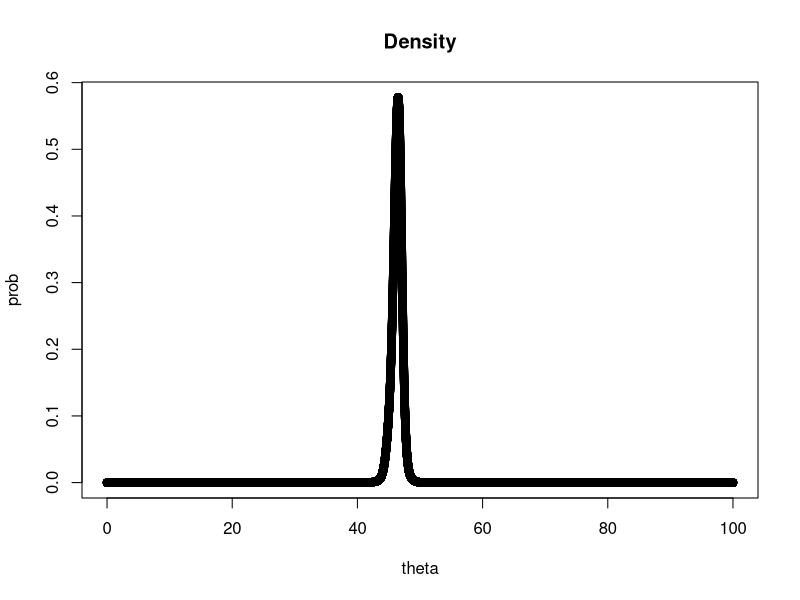
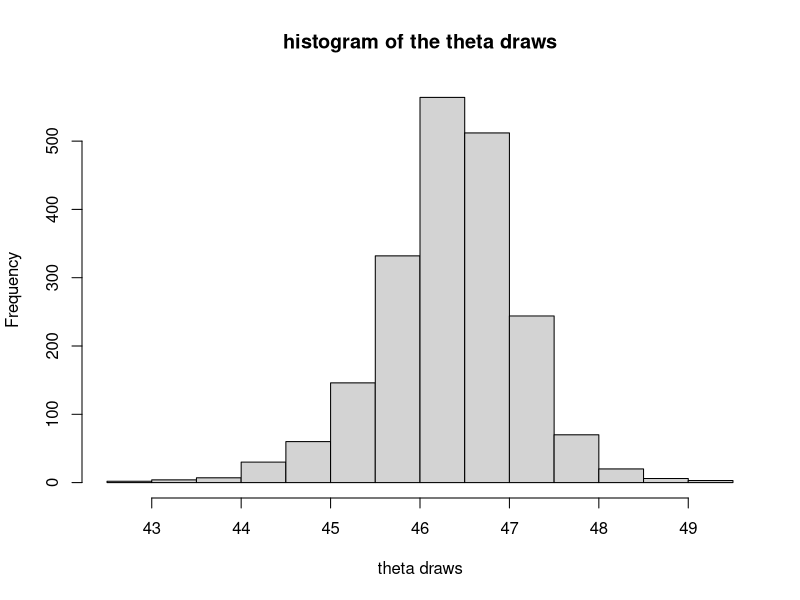
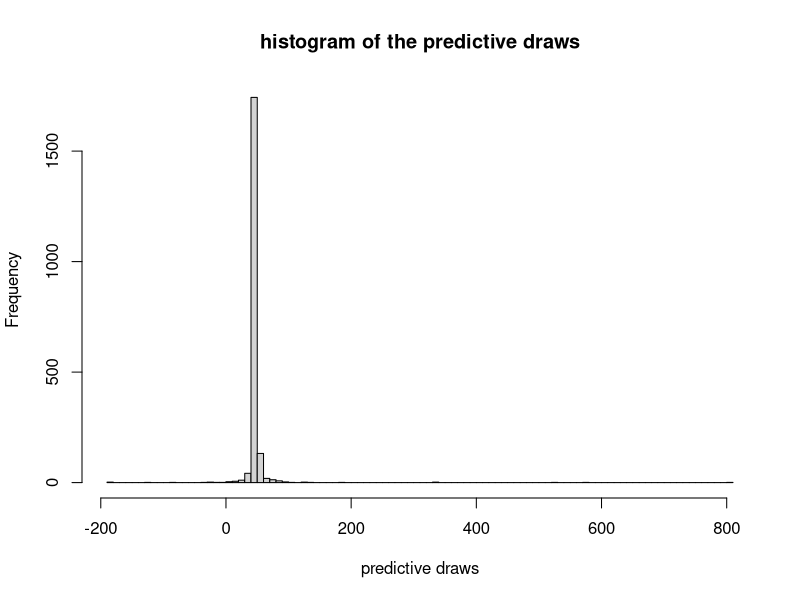

Write the R code that produced these figures, in order.
## ---- chunk 1
knitr::opts_chunk$set(echo = TRUE)
## ---- chunk 2
m=1000
theta=(0:(m*100))/m
y=c(42,44.5,46,46.8,47.2,50)
post=function(t){
  prod(1/(1+(y-t)^2)/pi/100)
}
prob=c()
for(i in 0:(m*100)){
  prob[i+1]=post(i/m)
}
prob=prob/sum(prob)*m

# the posterior density function as a function of theta
postdf=function(x){
  if(x<0|x>100)
    return(0)
  else
    return(prob[floor(x*1000)])
}
plot(theta,prob,main = 'Density')
## ---- chunk 3
set.seed(1)

# 2000 draws of theta from the posterior density
Stheta=sample(theta,2000,replace = T,prob = prob)
hist(Stheta,breaks = 20,main="histogram of the theta draws",xlab = "theta draws")
## ---- chunk 4
Sy=c()
set.seed(5)

# 2000 samples from the predictive distribution
for(i in 1:length(Stheta)){
  Sy[i]=rcauchy(1,location = Stheta[i],scale = 1)
}
hist(Sy,breaks = 100,main="histogram of the predictive draws",xlab = "predictive draws")
